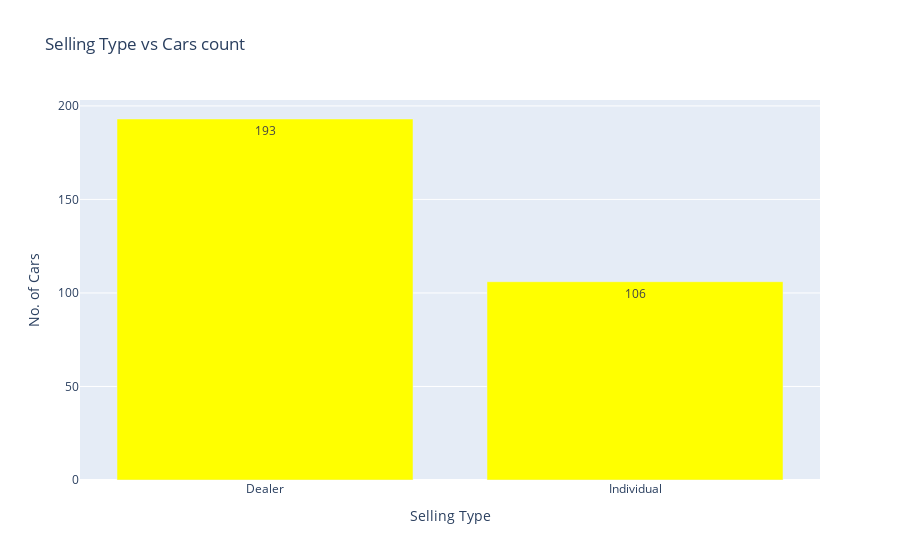

This figure's notebook cell:
### Code cell
selling_type = data.Selling_type.value_counts().keys()
cars_count = data.Selling_type.value_counts().values
labels = [str(val) for val in cars_count]

fig = px.bar(x=selling_type, y=cars_count, text=labels, title='Selling Type vs Cars count', template='plotly', color_discrete_sequence=['yellow'])

# Set the labels for the y-axis and x-axis
fig.update_yaxes(title_text='No. of Cars')
fig.update_xaxes(title_text='Selling Type')

# Show the plot
fig.show()

### Figure 1 — Plotly figure (JSON) as saved in the notebook; plotly's stock layout.template omitted (floating-point values rounded to 4 significant figures)
{"data": [{"alignmentgroup": "True", "hovertemplate": "x=%{x}<br>y=%{y}<br>text=%{text}<extra></extra>", "legendgroup": "", "marker": {"color": "yellow", "pattern": {"shape": ""}}, "name": "", "offsetgroup": "", "orientation": "v", "showlegend": false, "text": ["193", "106"], "textposition": "auto", "type": "bar", "x": ["Dealer", "Individual"], "xaxis": "x", "y": [193, 106], "yaxis": "y"}], "layout": {"barmode": "relative", "legend": {"tracegroupgap": 0}, "title": {"text": "Selling Type vs Cars count"}, "xaxis": {"anchor": "y", "domain": [0, 1], "title": {"text": "Selling Type"}}, "yaxis": {"anchor": "x", "domain": [0, 1], "title": {"text": "No. of Cars"}}}}
